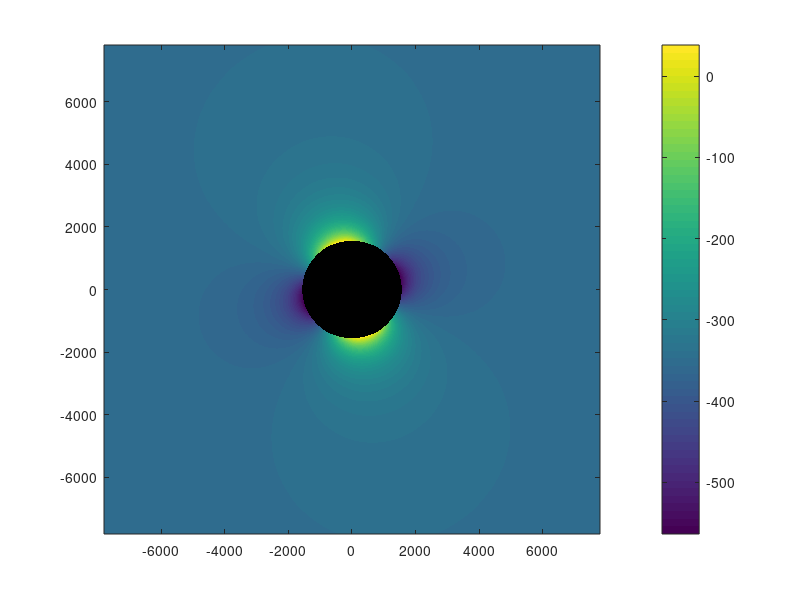

The MATLAB source for this figure: (Note: this script raises an error after producing the figure.)
% constants

q = 1.602e-19;              % charge of proton (C)
m = 1.67262192e-27;         % mass of proton (kg)

omega = 2*pi/(11.23*3600);  % synodic frequency in rad/s

% simulation parameters
numsteps = 10000;               % number of time steps
period = 2 * pi / omega;        % modelling a synodic period
time = linspace(0, period, numsteps);

B0_vec = [75 * 10 ^-9; 200 * 10 ^-9; 0];  % 75 nT azimuthal, 200 nT radial, using Zimmer coords
% (-350 nT constant added to North-South, represented by z, in upcoming loop)
B_prim = real(B0_vec .* exp(1i * omega * time));
B_prim(3,:) = -350 * 10^-9;

A = 1;
phi = 0;

mu0 = 4*pi*1e-7;  % vacuum permeability
R_E = 1560e3;     % Europa radius in meters

% induced dipole moment magnitude
M0 = -(4*pi/mu0) * A * exp(1i*phi) * B_prim .* (R_E^3)/2;
M_real = real(M0);

% define function to compute secondary magnetic field at a point
r_hat = @(r) r / norm(r);
B_sec = @(r, M) (mu0/(4*pi)) * (3*dot(r_hat(r), M)*r_hat(r) - M) / norm(r)^3;


% parameters for display
x_plane = 0;    % x = 0 plane for the heatmap
y_plane = 0;    % y = 0 plane for the heatmap
z_plane = 0;    % z = 0 plane for the heatmap

% define grid 
x_range = linspace(-5*R_E, 5*R_E, 1000);  % adjust range and resolution
y_range = linspace(-5*R_E, 5*R_E, 1000);
z_range = linspace(-5*R_E, 5*R_E, 1000);

% CHANGE DEPENDING ON AXES USED...
% [BX, BY] = meshgrid(x_range, y_range);
% BZ = z_plane * ones(size(BX));

[BY, BZ] = meshgrid(y_range, z_range);
BX = zeros(size(BY));


% distance from origin for each grid point
r_mag = sqrt(BX.^2 + BY.^2 + BZ.^2);

% define exclusion zone
r_min = R_E;  % exclude inside this radius
mask = (r_mag >= r_min);

filename = 'Bz_field_evolution_yz_plane.gif';

% loop over time indices
for t_idx = 1:100:numsteps   % e.g., take every 100th step for speed

    % B_prim and M_real at this time
    Bprim_now = B_prim(:, t_idx);
    M = M_real(:, t_idx);

    % compute field component
    B_comp = NaN(size(BX));  % store B of choice for this frame
    for i = 1:numel(BX)
        if ~mask(i)
            continue;
        end

        r = [BX(i); BY(i); BZ(i)];
        Bsec = B_sec(r, M);
        Btotal = Bprim_now + Bsec;
        B_comp(i) = Btotal(3);  % 1 = x, 2 = y, 3 = z
    end

    % plot this particular instance
    imagesc(y_range/1e3, z_range/1e3, B_comp*1e9);
    set(gca, 'YDir', 'normal');
    colorbar;
    clim([-500 500]);   % fixing color scale for consistency (changing colors suck!)
    xlabel('y (km)');
    ylabel('z (km)');
    title(sprintf('B_z (nT) at t = %.2f hours', time(t_idx)/3600));
    drawnow;

    % capture frame and write to gif
    frame = getframe(gcf);
    im = frame2im(frame);
    [imind, cm] = rgb2ind(im, 256);

    if t_idx == 1
        imwrite(imind, cm, filename, 'gif', 'Loopcount', inf, 'DelayTime', 0.1);
    else
        imwrite(imind, cm, filename, 'gif', 'WriteMode', 'append', 'DelayTime', 0.1);
    end
end